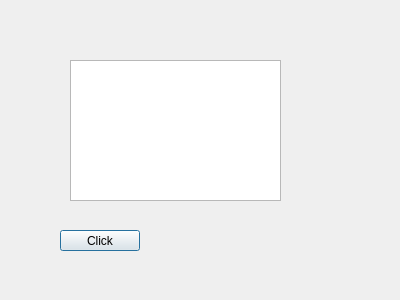
<?xml version="1.0" encoding="UTF-8"?>
<ui version="4.0">
 <class>MyDialog</class>
 <widget class="QDialog" name="MyDialog">
  <property name="geometry">
   <rect>
    <x>0</x>
    <y>0</y>
    <width>400</width>
    <height>300</height>
   </rect>
  </property>
  <property name="windowTitle">
   <string>Dialog</string>
  </property>
  <widget class="QPushButton" name="pushButton">
   <property name="geometry">
    <rect>
     <x>60</x>
     <y>230</y>
     <width>80</width>
     <height>21</height>
    </rect>
   </property>
   <property name="text">
    <string>Click</string>
   </property>
  </widget>
  <widget class="QTextEdit" name="textEdit">
   <property name="geometry">
    <rect>
     <x>70</x>
     <y>60</y>
     <width>211</width>
     <height>141</height>
    </rect>
   </property>
  </widget>
 </widget>
 <resources/>
 <connections/>
</ui>
